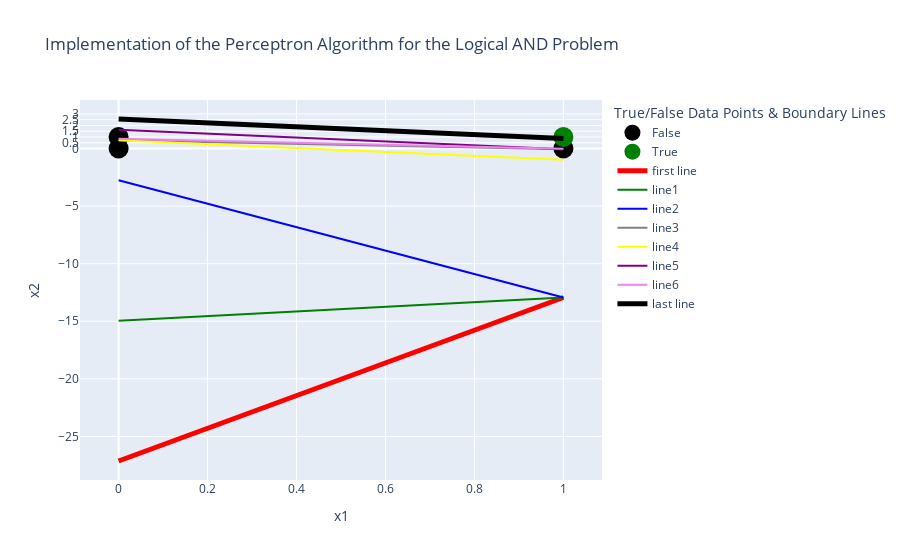

The notebook cell saved with this chart:
### Code cell
fig = go.Figure()
colors = ['red', 'green', 'blue', 'gray', 'yellow', 'purple', 'violet', 'black']
fig.add_trace(go.Scatter(x = x1[:3], y =x2[:3], mode ='markers',
                    marker = dict(color ='black', size = 20), name = 'False'))
fig.add_trace(go.Scatter(x = x1[3:], y =x2[3:], mode ='markers',
                    marker = dict(color ='green', size = 20), name = 'True'))
for ind in range(len(outputs)):
    if ind == 0:
        fig.add_trace(go.Scatter(x=x1, y=outputs[ind], line_color = 'red', mode='lines',
                                line = dict(width = 5), name = 'first line'))
    elif ind == 7:
        fig.add_trace(go.Scatter(x=x1, y=outputs[ind], line_color = 'black', mode='lines',
                                line = dict(width = 5), name = 'last line'))
    else:
        fig.add_trace(go.Scatter(x=x1, y=outputs[ind], line_color = colors[ind], mode='lines',
                                line = dict(width = 2), name = f'line{ind}'))
fig.update_layout(xaxis_title = "x1", yaxis_title = "x2", title="Implementation of the Perceptron Algorithm for the Logical AND Problem",
                legend_title = "True/False Data Points & Boundary Lines")
fig.update_yaxes(tickvals=[-25, -20, -15, -10, -5, 0, 0.5, 1, 1.5, 2, 2.5, 3.0])

fig.show()

### Figure 1 — Plotly figure (JSON) as saved in the notebook; plotly's stock layout.template omitted (floating-point values rounded to 4 significant figures)
{"data": [{"marker": {"color": "black", "size": 20}, "mode": "markers", "name": "False", "type": "scatter", "x": [0, 0, 1], "y": [0, 1, 0]}, {"marker": {"color": "green", "size": 20}, "mode": "markers", "name": "True", "type": "scatter", "x": [1], "y": [1]}, {"line": {"color": "red", "width": 5}, "mode": "lines", "name": "first line", "type": "scatter", "x": [0, 0, 1, 1], "y": [-27.13, -27.13, -12.94, -12.94]}, {"line": {"color": "green", "width": 2}, "mode": "lines", "name": "line1", "type": "scatter", "x": [0, 0, 1, 1], "y": [-14.95, -14.95, -12.94, -12.94]}, {"line": {"color": "blue", "width": 2}, "mode": "lines", "name": "line2", "type": "scatter", "x": [0, 0, 1, 1], "y": [-2.758, -2.758, -12.94, -12.94]}, {"line": {"color": "gray", "width": 2}, "mode": "lines", "name": "line3", "type": "scatter", "x": [0, 0, 1, 1], "y": [0.715, 0.715, -0.05681, -0.05681]}, {"line": {"color": "yellow", "width": 2}, "mode": "lines", "name": "line4", "type": "scatter", "x": [0, 0, 1, 1], "y": [0.715, 0.715, -0.981, -0.981]}, {"line": {"color": "purple", "width": 2}, "mode": "lines", "name": "line5", "type": "scatter", "x": [0, 0, 1, 1], "y": [1.639, 1.639, -0.05681, -0.05681]}, {"line": {"color": "violet", "width": 2}, "mode": "lines", "name": "line6", "type": "scatter", "x": [0, 0, 1, 1], "y": [0.8519, 0.8519, -0.02952, -0.02952]}, {"line": {"color": "black", "width": 5}, "mode": "lines", "name": "last line", "type": "scatter", "x": [0, 0, 1, 1], "y": [2.563, 2.563, 0.8674, 0.8674]}], "layout": {"legend": {"title": {"text": "True/False Data Points & Boundary Lines"}}, "title": {"text": "Implementation of the Perceptron Algorithm for the Logical AND Problem"}, "xaxis": {"title": {"text": "x1"}}, "yaxis": {"tickvals": [-25, -20, -15, -10, -5, 0, 0.5, 1, 1.5, 2, 2.5, 3], "title": {"text": "x2"}}}}
